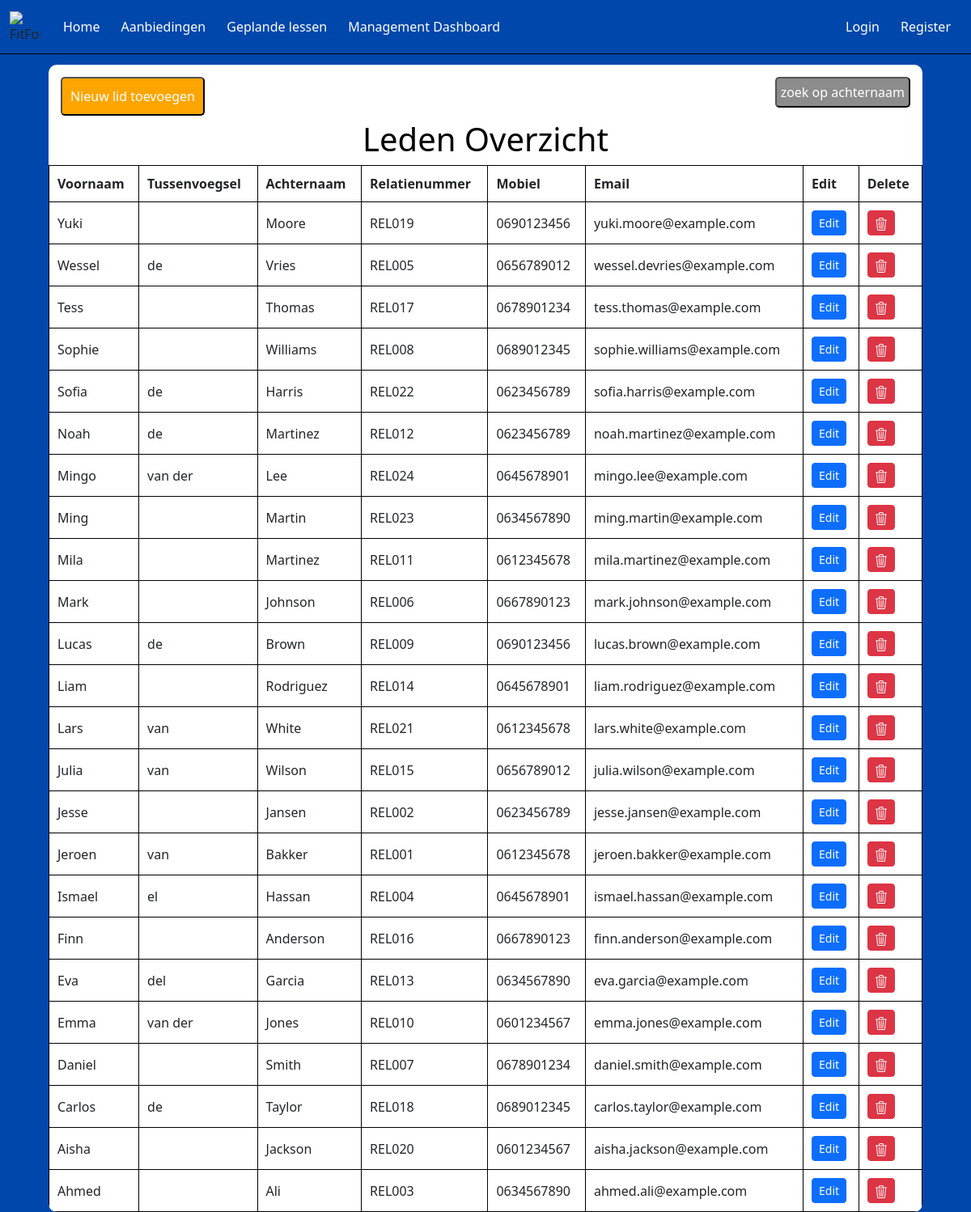
/LedenOverzicht/LedenOverzicht.php, run on the app's committed database.
### tables this page shows
CREATE TABLE LedenOverzicht
(
    Id               INT(3)          UNSIGNED               NOT NULL   AUTO_INCREMENT,
    Voornaam         VARCHAR(150)                           NOT NULL,
    Tussenvoegsel    VARCHAR(50)                            NULL,
    Achternaam       VARCHAR(150)                           NOT NULL,
    Relatienummer    VARCHAR(50)                            NOT NULL,
    Mobiel           VARCHAR(180)                           NOT NULL,
    Email            VARCHAR(255)                           NOT NULL,
    Lid_Sinds        VARCHAR(20)                            NOT NULL,
    IsActief         BIT                                    NOT NULL    DEFAULT 1,
    Opmerking        VARCHAR(255)                           NULL        DEFAULT NULL,
    DatumAangemaakt  DATETIME(6)                            NOT NULL,
    DatumGewijzigd   DATETIME(6)                            NOT NULL,
    CONSTRAINT       PK_LedenOverzicht_Id                   PRIMARY KEY CLUSTERED(Id)
);

### LedenOverzicht/LedenOverzicht.php (the view, shortened to what this page needs)
<?php
include('config.php');
$dsn = "mysql:host=$dbHost;dbname=$dbName;charset=UTF8";
$pdo = new PDO($dsn, $dbUser, $dbPass);
$sql = "SELECT  LDOZ.Voornaam,
                                        LDOZ.Tussenvoegsel,
                                        LDOZ.Achternaam,
                                        LDOZ.Relatienummer,
                                        LDOZ.Mobiel,
                                        LDOZ.Email
                                FROM ledenoverzicht AS LDOZ
                                ORDER BY LDOZ.Voornaam DESC";
$statement = $pdo->prepare($sql);
$statement->execute();
$result = $statement->fetchAll(PDO::FETCH_OBJ);
?>
<!DOCTYPE html>
<html lang="en">
<head>
  <link rel="stylesheet" href="style.css">
  <link href="https://cdn.jsdelivr.net/npm/bootstrap@5.3.3/dist/css/bootstrap.min.css" rel="stylesheet"
>
</head>
<body>
  <nav class="navbar navbar-expand-lg fixed-top">
    <div class="container-fluid">
      <img class="logo"
        src="https://www.burda-forward.de/files/images/03_Media/Brands/FitForFun/BF_Media_Brands_FitForFun_logo.png"
        alt="FitForFun Logo">
      <div class="collapse navbar-collapse" id="navbarNav">
        <ul class="navbar-nav me-auto">
          <li class="nav-item">
            <a class="nav-link" href="../Homepagina/index.php">Home</a>
          </li>
          <li class="nav-item">
            <a class="nav-link" href="../AanbiedingenPagina/aanbiedingen.php">Aanbiedingen</a>
          </li>
          <li class="nav-item">
            <a class="nav-link" href="../LesOverzicht/public/lessen.php">Geplande lessen</a>
          </li>
          <li class="nav-item">
            <a class="nav-link" href="../AccountsOverzicht/login.php">Management Dashboard</a>
          </li>
        </ul>
        <ul class="navbar-nav">
          <li class="nav-item">
            <a class="nav-link" href="#">Login</a>
          </li>
          <li class="nav-item">
            <a class="nav-link" href="../PerPeriode/create.php">Register</a>
          </li>
        </ul>
      </div>
    </div>
  </nav>
  <div class="background">
    <button class="createbutton" onclick="window.location.href='create.php'">Nieuw lid toevoegen</button>
    <button class="searchbutton" onclick="toggleSearch()">zoek op achternaam</button>
    <h1>Leden Overzicht</h1>
    <table border="1">
      <tr>
        <th>Voornaam</th>
        <th>Tussenvoegsel</th>
        <th>Achternaam</th>
        <th>Relatienummer</th>
        <th>Mobiel</th>
        <th>Email</th>
        <th>Edit</th>
        <th>Delete</th>
      </tr>
      <?php foreach ($result as $row): ?>
        <tr>
          <td><?php echo htmlspecialchars($row->Voornaam); ?></td>
          <td><?php echo htmlspecialchars($row->Tussenvoegsel ?? ''); ?></td>
          <td><?php echo htmlspecialchars($row->Achternaam); ?></td>
          <td><?php echo htmlspecialchars($row->Relatienummer); ?></td>
          <td><?php echo htmlspecialchars($row->Mobiel); ?></td>
          <td><?php echo htmlspecialchars($row->Email); ?></td>
          <td>
            <a href="edit.php?Relatienummer=<?php echo urlencode($row->Relatienummer); ?>" class="btn btn-primary btn-sm">Edit</a>
          </td>
            <td>
              <?php
              if (!isset($validPincode)) {
                $pinStmt = $pdo->query("SELECT Pincode FROM `FitForFun`.`Pincode` LIMIT 1");
                $pinRow = $pinStmt->fetch(PDO::FETCH_OBJ);
                $validPincode = $pinRow ? $pinRow->Pincode : '';
              }
              ?>
              <form action="delete.php" method="POST" onsubmit="var pin = prompt('Voer de pincode in:'); if(pin === '<?php echo htmlspecialchars($validPincode); ?>') { return confirm('Weet je zeker dat je dit lid wilt verwijderen?'); } else { alert('Onjuiste pincode'); return false; }">
              <button type="submit" class="btn btn-danger btn-sm">
              </button>
              </form>
            </td>
        </tr>
      <?php endforeach; ?>
    </table>
  </div>
</body>
</html>

### LedenOverzicht/style.css (style rules this page uses)
body { font-family: Arial, sans-serif; background-color: #0047AB !important; background-size: cover; background-position: center; padding-top: 80px; }
h1 { color: rgb(0, 0, 0) !important; text-align: center; }
.navbar { background-color: #0047AB; border-bottom: 1px solid black; }
.navbar .logo { width: 38px; height: 38px; margin-right: 15px; }
.nav-item { color: white; margin: 5px; }
.nav-link { color: white !important; }
.background { background: rgb(255, 255, 255); width: 90%; max-width: 1200px; margin: 0 auto; overflow-x: auto; border-radius: 10px; position: relative; }
table { width: 100%; border-collapse: separate; border-spacing: 0 15px; }
table th, table td { padding: 10px; border: 1px solid black; text-align: left; }
.createbutton { position: relative; top: 5px; left: 5px; background-color: #FFA500; color: white; padding: 10px 10px; border-radius: 5px; text-decoration: none; margin: 10px; }
.searchbutton { position: absolute; top: 5px; right: 5px; background-color: #8c8c8c; color: white; padding: 5px 5px; border-radius: 5px; text-decoration: none; margin: 10px; }

### data on the page
ledenoverzicht: Voornaam "Yuki", Achternaam "Moore", Relatienummer "REL019", Mobiel "0690123456", Email "yuki.moore@example.com"
ledenoverzicht: Voornaam "Wessel", Tussenvoegsel "de", Achternaam "Vries", Relatienummer "REL005", Mobiel "0656789012", Email "wessel.devries@example.com"
ledenoverzicht: Voornaam "Tess", Achternaam "Thomas", Relatienummer "REL017", Mobiel "0678901234", Email "tess.thomas@example.com"
ledenoverzicht: Voornaam "Sophie", Achternaam "Williams", Relatienummer "REL008", Mobiel "0689012345", Email "sophie.williams@example.com"
ledenoverzicht: Voornaam "Sofia", Tussenvoegsel "de", Achternaam "Harris", Relatienummer "REL022", Mobiel "0623456789", Email "sofia.harris@example.com"
ledenoverzicht: Voornaam "Noah", Tussenvoegsel "de", Achternaam "Martinez", Relatienummer "REL012", Mobiel "0623456789", Email "noah.martinez@example.com"
ledenoverzicht: Voornaam "Mingo", Tussenvoegsel "van der", Achternaam "Lee", Relatienummer "REL024", Mobiel "0645678901", Email "mingo.lee@example.com"
ledenoverzicht: Voornaam "Ming", Achternaam "Martin", Relatienummer "REL023", Mobiel "0634567890", Email "ming.martin@example.com"
ledenoverzicht: Voornaam "Mila", Achternaam "Martinez", Relatienummer "REL011", Mobiel "0612345678", Email "mila.martinez@example.com"
ledenoverzicht: Voornaam "Mark", Achternaam "Johnson", Relatienummer "REL006", Mobiel "0667890123", Email "mark.johnson@example.com"
ledenoverzicht: Voornaam "Lucas", Tussenvoegsel "de", Achternaam "Brown", Relatienummer "REL009", Mobiel "0690123456", Email "lucas.brown@example.com"
ledenoverzicht: Voornaam "Liam", Achternaam "Rodriguez", Relatienummer "REL014", Mobiel "0645678901", Email "liam.rodriguez@example.com"
ledenoverzicht: Voornaam "Lars", Tussenvoegsel "van", Achternaam "White", Relatienummer "REL021", Mobiel "0612345678", Email "lars.white@example.com"
ledenoverzicht: Voornaam "Julia", Tussenvoegsel "van", Achternaam "Wilson", Relatienummer "REL015", Mobiel "0656789012", Email "julia.wilson@example.com"
ledenoverzicht: Voornaam "Jesse", Achternaam "Jansen", Relatienummer "REL002", Mobiel "0623456789", Email "jesse.jansen@example.com"
ledenoverzicht: Voornaam "Jeroen", Tussenvoegsel "van", Achternaam "Bakker", Relatienummer "REL001", Mobiel "0612345678", Email "jeroen.bakker@example.com"
ledenoverzicht: Voornaam "Ismael", Tussenvoegsel "el", Achternaam "Hassan", Relatienummer "REL004", Mobiel "0645678901", Email "ismael.hassan@example.com"
ledenoverzicht: Voornaam "Finn", Achternaam "Anderson", Relatienummer "REL016", Mobiel "0667890123", Email "finn.anderson@example.com"
ledenoverzicht: Voornaam "Eva", Tussenvoegsel "del", Achternaam "Garcia", Relatienummer "REL013", Mobiel "0634567890", Email "eva.garcia@example.com"
ledenoverzicht: Voornaam "Emma", Tussenvoegsel "van der", Achternaam "Jones", Relatienummer "REL010", Mobiel "0601234567", Email "emma.jones@example.com"
ledenoverzicht: Voornaam "Daniel", Achternaam "Smith", Relatienummer "REL007", Mobiel "0678901234", Email "daniel.smith@example.com"
ledenoverzicht: Voornaam "Carlos", Tussenvoegsel "de", Achternaam "Taylor", Relatienummer "REL018", Mobiel "0689012345", Email "carlos.taylor@example.com"
ledenoverzicht: Voornaam "Aisha", Achternaam "Jackson", Relatienummer "REL020", Mobiel "0601234567", Email "aisha.jackson@example.com"
ledenoverzicht: Voornaam "Ahmed", Achternaam "Ali", Relatienummer "REL003", Mobiel "0634567890", Email "ahmed.ali@example.com"
